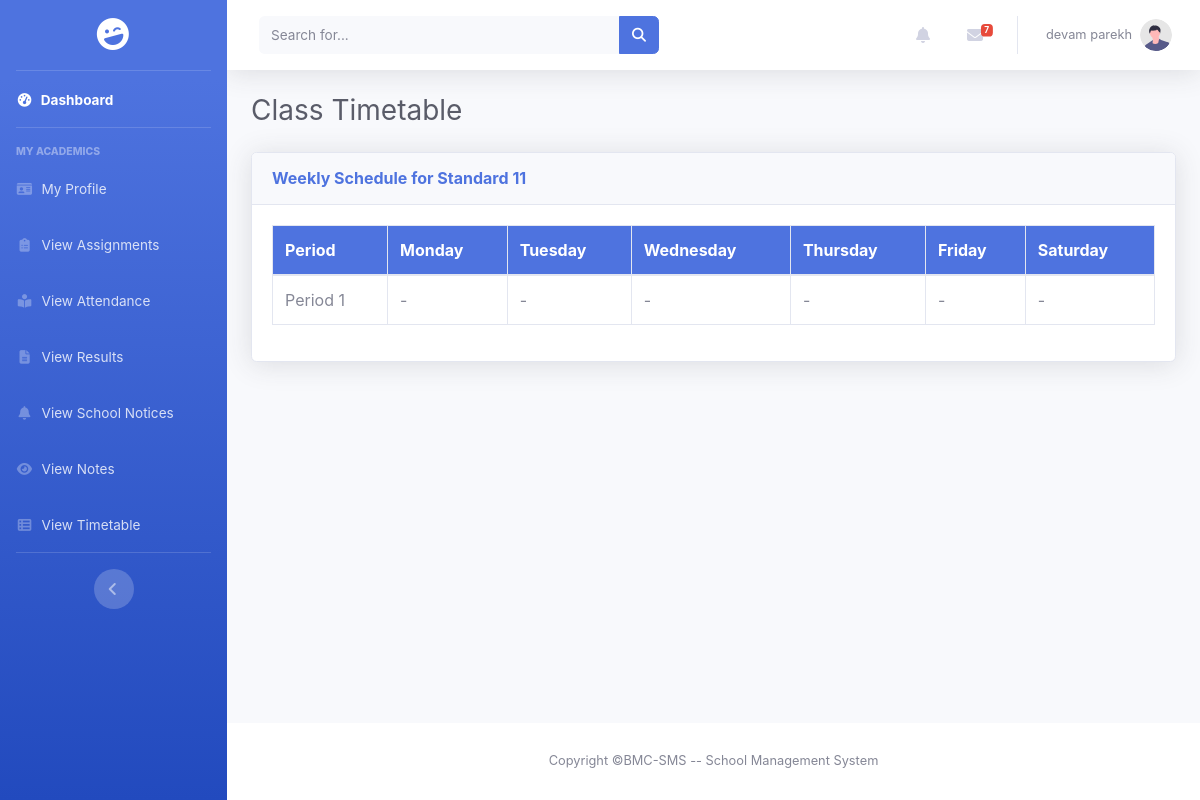
The page /pages/student/view_timetable.php (signed in) on the database as committed earlier.
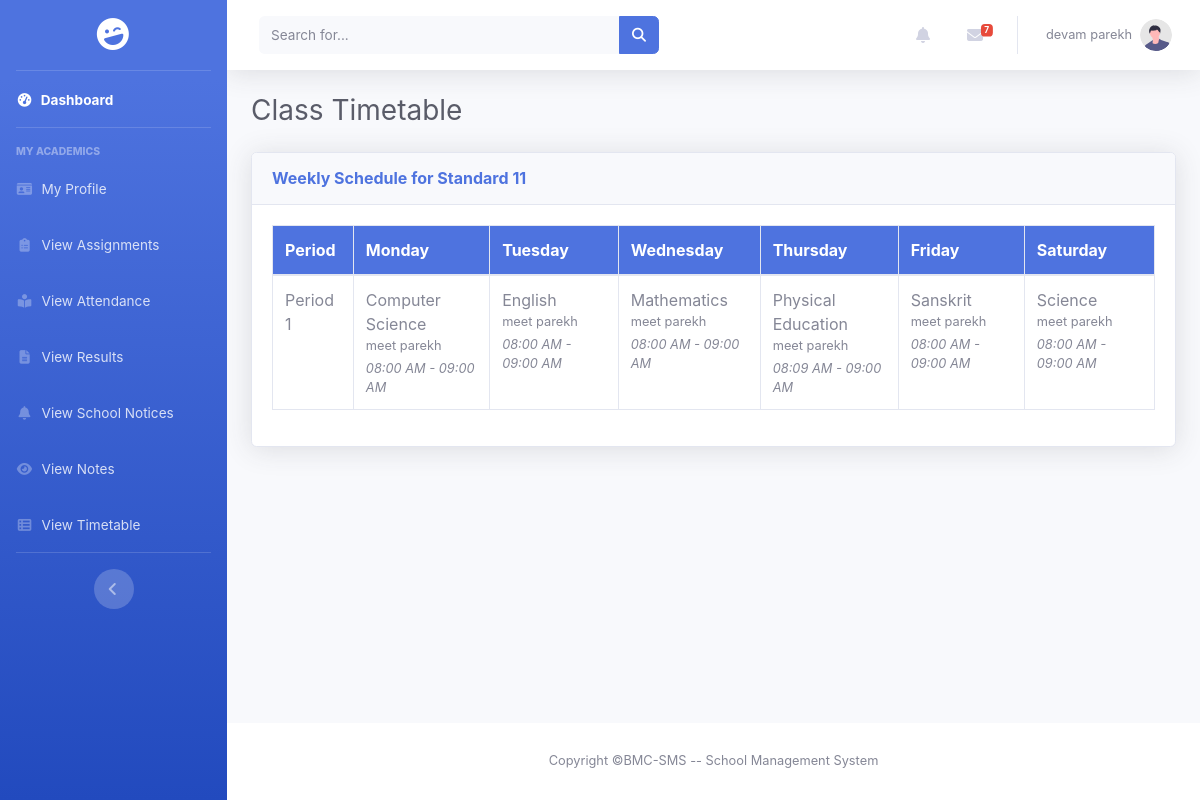
The same page on the database as committed later.
### tables this page shows
CREATE TABLE `student` (
  `id` int(11) NOT NULL,
  `student_image` varchar(255) DEFAULT NULL,
  `student_name` varchar(50) DEFAULT NULL,
  `rollno` varchar(10) DEFAULT NULL,
  `std` varchar(4) DEFAULT NULL,
  `email` varchar(50) NOT NULL,
  `password` varchar(255) NOT NULL,
  `academic_year` varchar(9) DEFAULT NULL,
  `school_id` int(11) DEFAULT NULL,
  `dob` date DEFAULT NULL,
  `gender` enum('male','female','others') DEFAULT NULL,
  `blood_group` enum('a+','a-','b+','b-','ab+','ab-','o+','o-') DEFAULT NULL,
  `address` text DEFAULT NULL,
  `father_name` varchar(50) DEFAULT NULL,
  `father_phone` varchar(10) DEFAULT NULL,
  `mother_name` varchar(50) DEFAULT NULL,
  `mother_phone` varchar(10) DEFAULT NULL
);

CREATE TABLE `school_timetable` (
  `id` int(11) NOT NULL,
  `school_id` int(11) NOT NULL,
  `standard` varchar(10) NOT NULL,
  `day_of_week` enum('Monday','Tuesday','Wednesday','Thursday','Friday','Saturday','Sunday') NOT NULL,
  `period_number` int(11) NOT NULL,
  `subject_name` varchar(100) NOT NULL,
  `teacher_id` int(11) NOT NULL,
  `start_time` time NOT NULL,
  `end_time` time NOT NULL
);

CREATE TABLE `teacher` (
  `id` int(11) NOT NULL,
  `teacher_image` varchar(255) DEFAULT NULL,
  `teacher_name` varchar(50) NOT NULL,
  `phone` varchar(10) NOT NULL,
  `school_id` int(11) NOT NULL,
  `dob` date NOT NULL,
  `gender` enum('Male','Female','Others') NOT NULL,
  `blood_group` enum('A+','A-','B+','B-','AB+','AB-','O+','O-') NOT NULL,
  `address` text DEFAULT NULL,
  `email` varchar(50) NOT NULL,
  `password` varchar(255) NOT NULL,
  `qualification` varchar(100) DEFAULT NULL,
  `subject` varchar(100) DEFAULT NULL,
  `language_known` varchar(100) DEFAULT NULL,
  `salary` int(11) DEFAULT NULL,
  `std` set('Nursery','Junior','Senior','1','2','3','4','5','6','7','8','9','10','11','12') DEFAULT NULL,
  `experience` varchar(10) DEFAULT NULL,
  `batch` enum('Morning','Evening') DEFAULT NULL,
  `class_teacher` tinyint(1) DEFAULT 0,
  `class_teacher_std` varchar(50) DEFAULT NULL
);

### encryption.php (called while the page is built, shortened)
<?php
function decrypt_id($encrypted)
{
    return openssl_decrypt($encrypted, ENCRYPTION_METHOD, ENCRYPTION_KEY, 0, ENCRYPTION_IV);
}

### pages/student/view_timetable.php (the view, shortened to what this page needs)
<?php
include_once "../../encryption.php";
include_once "../../includes/connect.php";
$role = isset($_COOKIE['encrypted_user_role']) ? decrypt_id($_COOKIE['encrypted_user_role']) : null;
$userId = isset($_COOKIE['encrypted_user_id']) ? decrypt_id($_COOKIE['encrypted_user_id']) : null;
$schoolId = null;
$selected_std = null;
$timetable_grid = [];
switch ($role) {
    case 'student':
        $stmt = $conn->prepare("SELECT school_id, std FROM student WHERE id = ?");
        $stmt->bind_param("i", $userId);
        $stmt->execute();
        if ($row = $stmt->get_result()->fetch_assoc()) {
            $schoolId = $row['school_id'];
            $studentStd = $row['std'];
            $selected_std = $studentStd;
        }
        break;
}
if ($schoolId && $selected_std) {
    $stmt = $conn->prepare("
        SELECT
            stt.day_of_week, stt.period_number, stt.subject_name, stt.start_time, stt.end_time, t.teacher_name
        FROM school_timetable stt
        JOIN teacher t ON stt.teacher_id = t.id
        WHERE stt.school_id = ? AND stt.standard = ?
        ORDER BY stt.period_number, FIELD(stt.day_of_week, 'Monday', 'Tuesday', 'Wednesday', 'Thursday', 'Friday', 'Saturday')
    ");
    $stmt->bind_param("is", $schoolId, $selected_std);
    $stmt->execute();
    $result = $stmt->get_result();
    while ($row = $result->fetch_assoc()) {
        $timetable_grid[$row['period_number']][$row['day_of_week']] = $row;
    }
}
$days_of_week = ['Monday', 'Tuesday', 'Wednesday', 'Thursday', 'Friday', 'Saturday'];
$total_periods = 1;
?>
<!DOCTYPE html>
<html lang="en">
<head>
    <link href="../../assets/css/sb-admin-2.min.css" rel="stylesheet">
    <link href="../../assets/vendor/fontawesome-free/css/all.min.css" rel="stylesheet">
    <link rel="stylesheet" href="../../assets/css/sidebar.css">
    <link rel="stylesheet" href="https://cdnjs.cloudflare.com/ajax/libs/font-awesome/6.5.2/css/all.min.css" />
</head>
<body id="page-top">
    <div id="wrapper">
        <?php include '../../includes/sidebar.php'; ?>
        <div id="content-wrapper" class="d-flex flex-column">
            <div id="content">
                <?php include '../../includes/header.php'; ?>
                <div class="container-fluid">
                    <h1 class="h3 mb-4 text-gray-800">Class Timetable</h1>
                    <?php if ($selected_std): ?>
                    <div class="card shadow mb-4">
                        <div class="card-header py-3">
                            <h6 class="m-0 font-weight-bold text-primary">Weekly Schedule for Standard
                                <?php echo htmlspecialchars($selected_std); ?></h6>
                        </div>
                        <div class="card-body">
                            <div class="table-responsive">
                                <table class="table table-bordered" id="timetableTable " width="100%" cellspacing="0">
                                    <thead>
                                        <tr class="bg-primary text-white">
                                            <th>Period</th>
                                            <?php foreach ($days_of_week as $day) echo "<th>$day</th>"; ?>
                                        </tr>
                                    </thead>
                                    <tbody>
                                        <?php for ($p = 1; $p <= $total_periods; $p++): ?>
                                        <tr>
                                            <td class="period-cell">Period <?php echo $p; ?></td>
                                            <?php foreach ($days_of_week as $day): ?>
                                            <td>
                                                <?php if (isset($timetable_grid[$p][$day])):
                                                        $lecture = $timetable_grid[$p][$day];
                                                    ?>
                                                <div class="lecture-block">
                                                    <div class="subject">
                                                        <?php echo htmlspecialchars($lecture['subject_name']); ?></div>
                                                    <div class="teacher small text-muted">
                                                        <?php echo htmlspecialchars($lecture['teacher_name']); ?></div>
                                                    <div class="time small font-italic mt-1">
                                                        <?php echo date('h:i A', strtotime($lecture['start_time'])) . ' - ' . date('h:i A', strtotime($lecture['end_time'])); ?>
                                                    </div>
                                                </div>
                                                <?php else: ?>
                                                -
                                                <?php endif; ?>
                                            </td>
                                            <?php endforeach; ?>
                                        </tr>
                                        <?php endfor; ?>
                                    </tbody>
                                </table>
                            </div>
                        </div>
                    </div>
                    <?php elseif($role !== 'student'): ?>
                    <div class="alert alert-info">Please select a standard to view its timetable.</div>
                    <?php else: ?>
                    <div class="alert alert-warning">The timetable has not been set for your class yet.</div>
                    <?php endif; ?>
                </div>
            </div>
            <?php include '../../includes/footer.php'; ?>
        </div>
    </div>
</body>
</html>

### includes/sidebar.php (shortened to what this page needs)
<?php
$role = null;
if (isset($_COOKIE['encrypted_user_role'])) {
    $role = decrypt_id($_COOKIE['encrypted_user_role']);
}
?>
<ul class="navbar-nav bg-gradient-primary sidebar sidebar-dark accordion" id="accordionSidebar">
    <a class="sidebar-brand d-flex align-items-center justify-content-center"
        href="<?php echo BASE_WEB_PATH; ?>dashboard.php">
        <div class="sidebar-brand-icon rotate-n-15">
            <i class="fas fa-laugh-wink"></i>
        </div>
    </a>
    <hr class="sidebar-divider my-0">
    <li class="nav-item active">
        <a class="nav-link" href="<?php echo BASE_WEB_PATH; ?>dashboard.php">
            <i class="fas fa-fw fa-tachometer-alt"></i>
            <span>Dashboard</span></a>
    </li>
    <hr class="sidebar-divider">
    <?php
    switch ($role) {
    ?>
    <?php
        case 'student':
        ?>
    <div class="sidebar-heading font-weight-semibold">My Academics</div>
    <li class="nav-item">
        <a class="nav-link" href="<?php echo BASE_WEB_PATH; ?>pages/user/profile.php">
            <i class="fas fa-fw fa-id-card"></i>
            <span>My Profile</span>
        </a>
    </li>
    <li class="nav-item">
        <a class="nav-link" href="/BMC-SMS/pages/assignments/view_assignments.php">
            <i class="fas fa-fw fa-clipboard-list"></i>
            <span>View Assignments</span>
        </a>
    </li>
    <li class="nav-item">
        <a class="nav-link" href="/BMC-SMS/pages/student/view_lecture_attendance.php">
            <i class="fas fa-fw fa-book-open-reader"></i>
            <span>View Attendance</span>
        </a>
    </li>
    <li class="nav-item">
        <a class="nav-link" href="<?php echo BASE_WEB_PATH; ?>pages/student/view_my_marks.php">
            <i class="fas fa-fw fa-file-lines"></i>
            <span>View Results</span>
        </a>
    </li>
    <li class="nav-item">
        <a class="nav-link" href="/BMC-SMS/pages/student/view_notice.php">
            <i class="fas fa-fw fa-bell"></i>
            <span>View School Notices</span>
        </a>
    </li>
    <li class="nav-item">
        <a class="nav-link" href="/BMC-SMS/pages/student/view_notes.php">
            <i class="fas fa-fw fa-eye"></i>
            <span>View Notes</span></a>
    </li>
    <li class="nav-item">
        <a class="nav-link" href="/BMC-SMS/pages/student/view_timetable.php">
            <i class="fas fa-fw fa-table-list"></i>
            <span>View Timetable</span>
        </a>
    </li>
    <?php
            break;
    }
    ?>
    <hr class="sidebar-divider d-none d-md-block">
    <div class="text-center d-none d-md-inline">
        <button class="rounded-circle border-0" id="sidebarToggle"></button>
    </div>
</ul>

### includes/header.php (shortened to what this page needs)
<?php
include_once $_SERVER['DOCUMENT_ROOT'] . '/BMC-SMS/encryption.php';
$userName = 'Guest';
$userProfileImage = BASE_WEB_PATH . 'assets/images/undraw_profile.svg';
$isLoggedIn = false;
if (isset($_COOKIE['encrypted_user_role'])) {
    $isLoggedIn = true;
    $user_role = decrypt_id($_COOKIE['encrypted_user_role']);
    if ($user_role === 'bmc') {
        $userName = 'BMC Admin';
    } else {
        if (isset($_COOKIE['encrypted_user_name'])) {
            $userName = decrypt_id($_COOKIE['encrypted_user_name']);
        }
    }
}
?>
<nav class="navbar navbar-expand navbar-light bg-white topbar mb-4 static-top shadow">
    <form class="d-none d-sm-inline-block form-inline mr-auto ml-md-3 my-2 my-md-0 mw-100 navbar-search">
        <div class="input-group">
            <input type="text" class="form-control bg-light border-0 small" placeholder="Search for..."
                aria-label="Search" aria-describedby="basic-addon2">
            <div class="input-group-append">
                <button class="btn btn-primary" type="button">
                    <i class="fas fa-search fa-sm"></i>
                </button>
            </div>
        </div>
    </form>
    <ul class="navbar-nav ml-auto">
        <li class="nav-item dropdown no-arrow mx-1">
            <a class="nav-link dropdown-toggle" href="#" id="alertsDropdown" role="button" data-toggle="dropdown"
                aria-haspopup="true" aria-expanded="false">
                <i class="fas fa-bell fa-fw"></i>
            </a>
        </li>
        <li class="nav-item dropdown no-arrow mx-1">
            <a class="nav-link dropdown-toggle" href="#" id="messagesDropdown" role="button" data-toggle="dropdown"
                aria-haspopup="true" aria-expanded="false">
                <i class="fas fa-envelope fa-fw"></i>
                <span class="badge badge-danger badge-counter">7</span>
            </a>
        </li>
        <?php if ($isLoggedIn): ?>
        <li class="nav-item dropdown no-arrow">
            <a class="nav-link dropdown-toggle" href="#" id="userDropdown" role="button" data-toggle="dropdown"
                aria-haspopup="true" aria-expanded="false">
                <span
                    class="mr-2 d-none d-lg-inline text-gray-600 small"><?php echo htmlspecialchars($userName); ?></span>
                <img class="img-profile rounded-circle" src="<?php echo htmlspecialchars($userProfileImage); ?>"
                    onerror="this.src='<?php echo BASE_WEB_PATH; ?>assets/images/undraw_profile.svg';" alt="Profile"
                    style="width: 32px; height: 32px; object-fit: cover;">
            </a>
        </li>
        <?php endif; ?>
    </ul>
</nav>

### includes/footer.php
<footer class="sticky-footer bg-white">
    <div class="container my-auto">
        <div class="copyright text-center my-auto">
            <span>Copyright &copy;BMC-SMS -- School Management System</span>
        </div>
    </div>
</footer>

### assets/css/sidebar.css (style rules this page uses)
#accordionSidebar { position: -webkit-sticky; position: sticky; top: 0; height: 100vh; }
@media (min-width: 768px) { #accordionSidebar { width: 280px !important; } }
@media (min-width: 768px) { #accordionSidebar .nav-item .nav-link { width: 100%; } }

Rows that differ between the two databases and show on the page:
added school_timetable: subject_name "Computer Science", teacher.teacher_name "meet parekh", start_time "08:00 AM", end_time "09:00 AM"
added school_timetable: subject_name "English", teacher.teacher_name "meet parekh", start_time "08:00 AM", end_time "09:00 AM"
added school_timetable: subject_name "Mathematics", teacher.teacher_name "meet parekh", start_time "08:00 AM", end_time "09:00 AM"
added school_timetable: subject_name "Physical Education", teacher.teacher_name "meet parekh", start_time "08:09 AM", end_time "09:00 AM"
added school_timetable: subject_name "Sanskrit", teacher.teacher_name "meet parekh", start_time "08:00 AM", end_time "09:00 AM"
added school_timetable: subject_name "Science", teacher.teacher_name "meet parekh", start_time "08:00 AM", end_time "09:00 AM"
